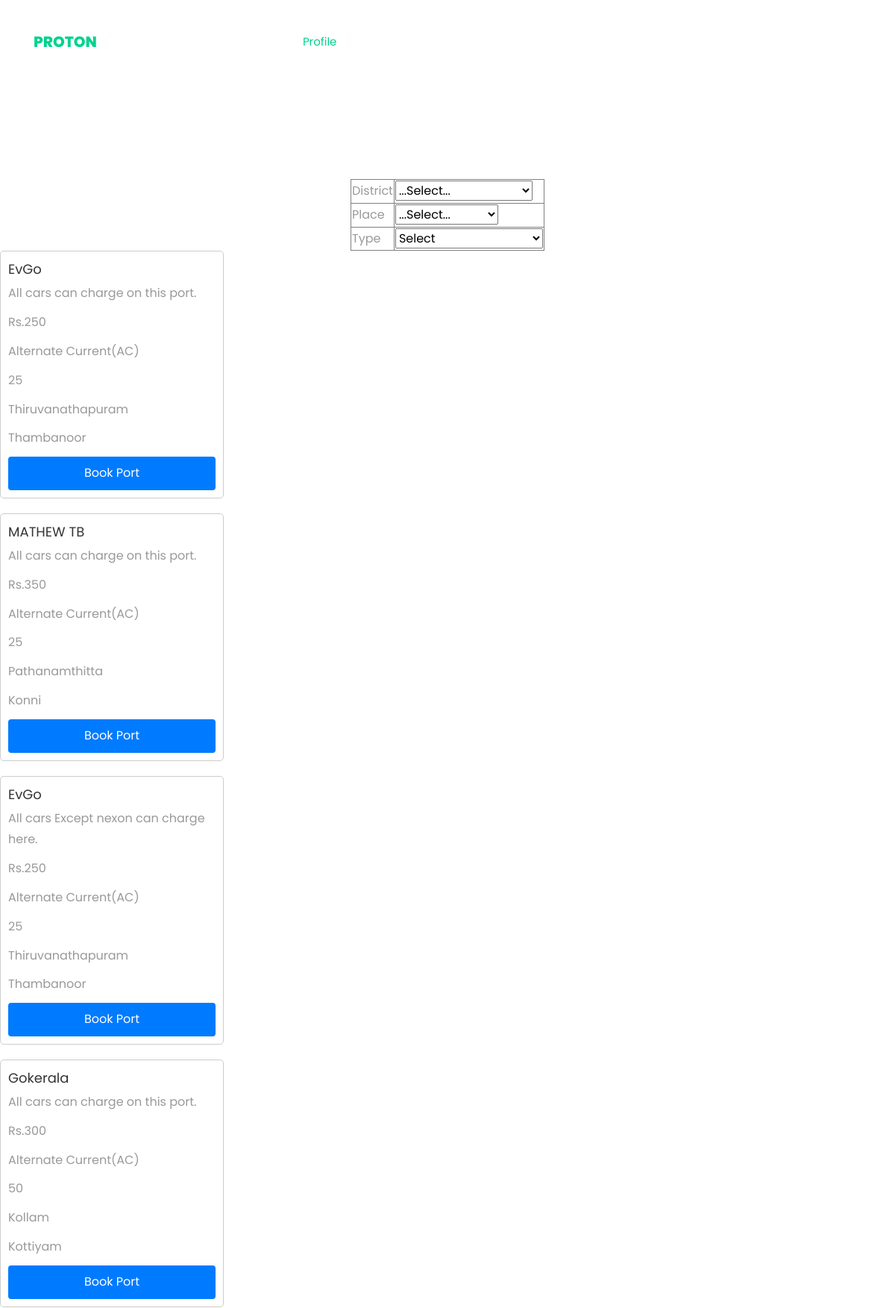
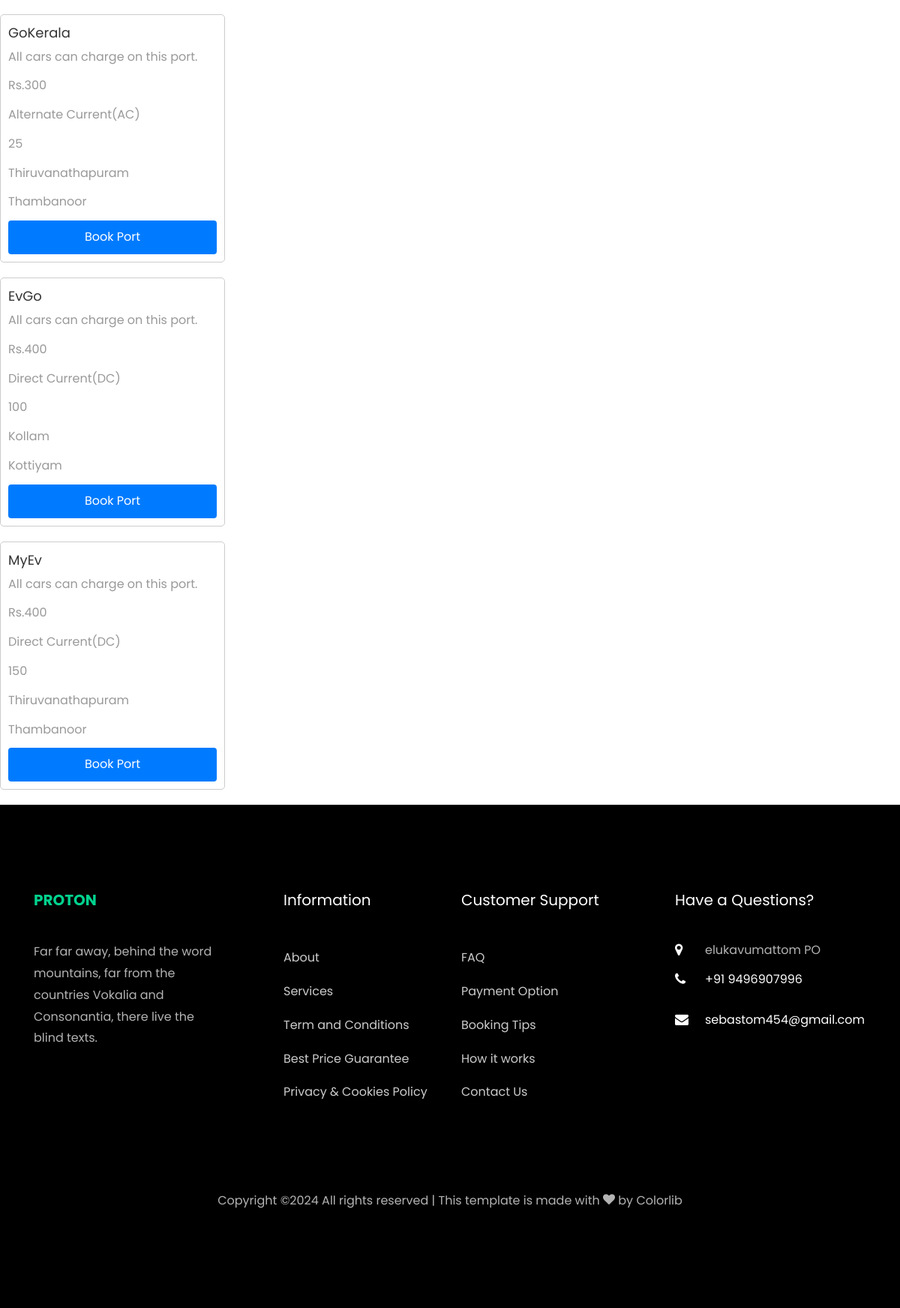
/User/SearchChargingPort, run on the app's committed database (2 pictures, top to bottom).
### CPO/models.py (models this page shows)
class tbl_chargingport(models.Model):
    port_name = models.CharField(max_length=100)
    port_details = models.CharField(max_length=50)
    watt = models.ForeignKey(tbl_watt, on_delete=models.CASCADE)
    port_amount = models.CharField(max_length=50)
    place = models.ForeignKey(tbl_place, on_delete=models.CASCADE)
    cpo=models.ForeignKey(tbl_cpo,on_delete=models.CASCADE)

### Admin/models.py (models this page shows)
class tbl_watt(models.Model):
    watt_data = models.CharField(max_length=50)
    type = models.ForeignKey(tbl_type, on_delete=models.CASCADE)

class tbl_type(models.Model):
    type_name = models.CharField(max_length=50)

class tbl_place(models.Model):
    place_name = models.CharField(max_length=50)
    district = models.ForeignKey(tbl_district, on_delete=models.CASCADE)

class tbl_district(models.Model):
    district_name=models.CharField(max_length=50)

### User/views.py (the view)
# urls.py: path('SearchChargingPort' ,views.searchchargingport,name="searchchargingport"),
def searchchargingport(request):
    district = tbl_district.objects.all()
    place = tbl_place.objects.all()
    ttype = tbl_type.objects.all()
    data=tbl_chargingport.objects.all()
    return render(request,"User/SearchChargingPort.html",{"data":data,"district":district,"place":place,"type":ttype})

### User/Templates/User/SearchChargingPort.html (shortened to what this page needs)
{% extends 'User/Header.html' %}
{% block content %}
{% load static %}
<!DOCTYPE html>
<html lang="en">
<head>
</head>
<body>
    <form action="" method="post" style="margin-top: 60px;">
        <table border="1" align="center">
            <tr>
                <td>District</td>
                <td>
                    <select name="sel_district" id="district" onchange="getPort()">
                        <option value="">...Select...</option>
                    </select>
                </td>
            </tr>
            <tr>
                <td>Place</td>
                <td>
                    <select name="sel_place" id="place" onchange="getPort()">
                        <option value="">...Select...</option>
                    </select>
                </td>
            <tr>
                <td>Type</td>
                <td><select name="type" id="type" onchange="getPort()">
                    <option value="">Select</option>
                </select></td>
            </tr>
        </table>
    </form>
    <div id="result">
    {% for i in data %}
        <table border="0">
          <tr>
            <td class="card">
              <h2>{{i.port_name}}</h2>
              <p>{{i.port_details}}</p>
              <p>Rs.{{i.port_amount}}</p>
              <p>{{i.watt.type.type_name}}</p>
              <p>{{i.watt.watt_data}}</p>
              <p>{{i.place.district.district_name}}</p>
              <p>{{i.place.place_name}}</p>
              <a href="{% url 'webuser:PortBooking' i.id %}">Book Port</a>
            </td>
          </tr>
        </table>
    {% endfor%}
</div>
</body>
</html>
    {% endblock content %}

### User/Templates/User/SearchChargingPort.html (style rules this page uses)
.card { border: 1px solid #ccc; border-radius: 5px; padding: 10px; width: 300px; margin-bottom: 20px; }
.card h2 { font-size: 18px; margin-bottom: 5px; }
.card p { margin-bottom: 10px; }
.card a { display: block; text-align: center; background-color: #007bff; color: #fff; padding: 8px 12px; border-radius: 4px; text-decoration: none; transition: background-color 0.3s; }

### data on the page
tbl_chargingport: port_name "EvGo", port_details "All cars can charge on this port.", port_amount "250", watt.type.type_name "Alternate Current(AC)", watt.watt_data "25", place.district.district_name "Thiruvanathapuram", place.place_name "Thambanoor"
tbl_chargingport: port_name "MATHEW TB", port_details "All cars can charge on this port.", port_amount "350", watt.type.type_name "Alternate Current(AC)", watt.watt_data "25", place.district.district_name "Pathanamthitta", place.place_name "Konni"
tbl_chargingport: port_name "EvGo", port_details "All cars Except nexon can charge here.", port_amount "250", watt.type.type_name "Alternate Current(AC)", watt.watt_data "25", place.district.district_name "Thiruvanathapuram", place.place_name "Thambanoor"
tbl_chargingport: port_name "Gokerala", port_details "All cars can charge on this port.", port_amount "300", watt.type.type_name "Alternate Current(AC)", watt.watt_data "50", place.district.district_name "Kollam", place.place_name "Kottiyam"
tbl_chargingport: port_name "GoKerala", port_details "All cars can charge on this port.", port_amount "300", watt.type.type_name "Alternate Current(AC)", watt.watt_data "25", place.district.district_name "Thiruvanathapuram", place.place_name "Thambanoor"
tbl_chargingport: port_name "EvGo", port_details "All cars can charge on this port.", port_amount "400", watt.type.type_name "Direct Current(DC)", watt.watt_data "100", place.district.district_name "Kollam", place.place_name "Kottiyam"
tbl_chargingport: port_name "MyEv", port_details "All cars can charge on this port.", port_amount "400", watt.type.type_name "Direct Current(DC)", watt.watt_data "150", place.district.district_name "Thiruvanathapuram", place.place_name "Thambanoor"
